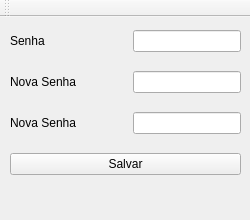
<?xml version="1.0" encoding="UTF-8"?>
<ui version="4.0">
 <class>Altera_Senha_Window</class>
 <widget class="QMainWindow" name="Altera_Senha_Window">
  <property name="geometry">
   <rect>
    <x>0</x>
    <y>0</y>
    <width>250</width>
    <height>220</height>
   </rect>
  </property>
  <property name="windowTitle">
   <string>Alterar Senha</string>
  </property>
  <property name="locale">
   <locale language="Portuguese" country="Brazil"/>
  </property>
  <widget class="QWidget" name="centralwidget">
   <widget class="QWidget" name="">
    <property name="geometry">
     <rect>
      <x>10</x>
      <y>0</y>
      <width>231</width>
      <height>171</height>
     </rect>
    </property>
    <layout class="QVBoxLayout" name="verticalLayout">
     <item>
      <layout class="QHBoxLayout" name="horizontalLayout">
       <item>
        <widget class="QLabel" name="label">
         <property name="text">
          <string>Senha</string>
         </property>
        </widget>
       </item>
       <item>
        <widget class="QLineEdit" name="lineEdit_senha">
         <property name="sizePolicy">
          <sizepolicy hsizetype="Fixed" vsizetype="Fixed">
           <horstretch>0</horstretch>
           <verstretch>0</verstretch>
          </sizepolicy>
         </property>
         <property name="echoMode">
          <enum>QLineEdit::Password</enum>
         </property>
        </widget>
       </item>
      </layout>
     </item>
     <item>
      <layout class="QHBoxLayout" name="horizontalLayout_2">
       <item>
        <widget class="QLabel" name="label_2">
         <property name="text">
          <string>Nova Senha</string>
         </property>
        </widget>
       </item>
       <item>
        <widget class="QLineEdit" name="lineEdit_nova_senha_1">
         <property name="sizePolicy">
          <sizepolicy hsizetype="Fixed" vsizetype="Fixed">
           <horstretch>0</horstretch>
           <verstretch>0</verstretch>
          </sizepolicy>
         </property>
         <property name="echoMode">
          <enum>QLineEdit::Password</enum>
         </property>
        </widget>
       </item>
      </layout>
     </item>
     <item>
      <layout class="QHBoxLayout" name="horizontalLayout_3">
       <item>
        <widget class="QLabel" name="label_3">
         <property name="text">
          <string>Nova Senha</string>
         </property>
        </widget>
       </item>
       <item>
        <widget class="QLineEdit" name="lineEdit_nova_senha_2">
         <property name="sizePolicy">
          <sizepolicy hsizetype="Fixed" vsizetype="Fixed">
           <horstretch>0</horstretch>
           <verstretch>0</verstretch>
          </sizepolicy>
         </property>
         <property name="echoMode">
          <enum>QLineEdit::Password</enum>
         </property>
        </widget>
       </item>
      </layout>
     </item>
     <item>
      <widget class="QPushButton" name="pushButton_salvar">
       <property name="text">
        <string>Salvar</string>
       </property>
      </widget>
     </item>
    </layout>
   </widget>
  </widget>
  <widget class="QMenuBar" name="menubar">
   <property name="geometry">
    <rect>
     <x>0</x>
     <y>0</y>
     <width>250</width>
     <height>25</height>
    </rect>
   </property>
  </widget>
  <widget class="QToolBar" name="toolBar">
   <property name="windowTitle">
    <string>toolBar</string>
   </property>
   <attribute name="toolBarArea">
    <enum>TopToolBarArea</enum>
   </attribute>
   <attribute name="toolBarBreak">
    <bool>false</bool>
   </attribute>
  </widget>
 </widget>
 <resources/>
 <connections/>
</ui>
